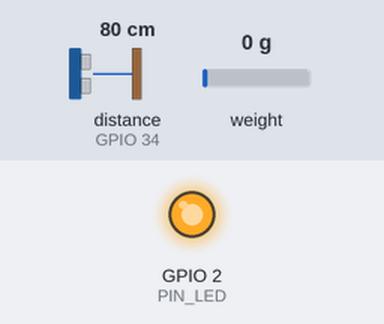
Recording of a sketch running on a simulated ESP32. Shown: output pins drawn as LEDs (lit = HIGH). The inputs (shaded band) are chosen by the test bench; at power-on: distance to the obstacle (sensor on GPIO 34) 80 cm, weight on the scale 0 g. The echo pulse lasts 58.3 µs per cm; WiFi joins after 1.5 s; servers stay silent unless stated; uploads are accepted with an empty reply; the local clock reads 2024-03-15 10:24:30 at power-on unless the sketch sets it; random numbers use the default seed unless the sketch sets one; EEPROM starts erased; pins used as bus, display or sensor lines are not drawn; what the sketch prints to the serial monitor is not drawn.

Above: at 0.5 s.
At 1.6 s:
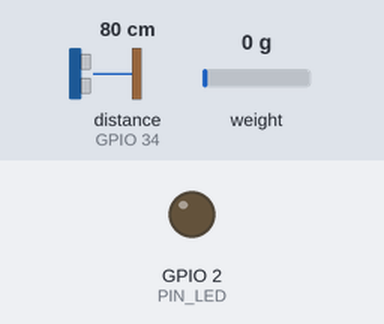
Timing chart, 0 to 124.6 s (numbered marks = the images above):
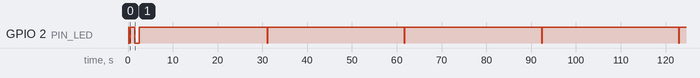

The sketch:

hubcircular_esp32.ino
```cpp
// HubCircular · firmware del contenedor (ESP32 + HX711 + HC-SR04)
// Envía lecturas a la plataforma: POST /api/iot/v1/readings (contrato docs/04 v1, ver mvp/hardware/4_firmware.md).
//
// Requisitos (Arduino IDE):
//   · Placa: "ESP32 Dev Module" (núcleo esp32 de Espressif 3.x)
//   · Biblioteca: "HX711 Arduino Library" de Bogdan Necula (Gestor de bibliotecas)
//   · Copiar config.example.h como config.h y completar Wi-Fi, URL, DEVICE_ID y DEVICE_TOKEN
//   · Calibrar antes con el sketch ../calibracion (guarda cero y factor en la memoria del ESP32)
//
// LED integrado: parpadeo rápido = sin Wi-Fi · encendido = conectado · apagado breve = lectura enviada
//                parpadeo lento = el servidor rechazó la lectura (revisar Monitor serie: token, deviceId…)

#include "config.h"
#include "nivel.h"
#include "peso.h"
#include "red.h"

#define FIRMWARE_VERSION "1.0.0"

// (Sin namespace anónimo: el IDE de Arduino genera prototipos fuera de él y provocaría llamadas ambiguas.)
constexpr unsigned long PERIODO_MS = 500;        // lectura de la balanza
constexpr unsigned long LATIDO_MS = 30000;       // envío aunque no haya cambios ("sigo vivo")
constexpr long CAMBIO_MIN_G = 50;                // igual al umbral de ruido de la plataforma
constexpr unsigned long REINTENTO_MAX_MS = 60000;

unsigned long ultimaLectura = 0;
unsigned long ultimoEnvio = 0;
long ultimoPesoEnviado = -1000000;
bool rechazado = false;

// Lectura pendiente de envío: si falla por red o por el servidor, se reintenta con el MISMO messageId,
// así la plataforma descarta el duplicado si en realidad sí había llegado.
struct Pendiente {
  bool hay = false;
  String json;
  char id[37];
  long peso;
  unsigned long proximoIntento = 0;
  unsigned long espera = 2000;
} pendiente;

static const char* calidadTexto(EstadoPeso e) {
  switch (e) {
    case EstadoPeso::Estable: return "stable";
    case EstadoPeso::Moviendose: return "unstable";
    case EstadoPeso::SinCalibrar: return "uncalibrated";
    default: return "sensor_error";
  }
}

static void prepararLectura(const LecturaPeso& p) {
  char id[37];
  redNuevoUuid(id);
  char hora[25];
  // measuredAt es OBLIGATORIO en el contrato: sin hora NTP no se genera la lectura (se reintenta en la próxima vuelta).
  if (!redHoraIso(hora, sizeof hora)) {
    static unsigned long ultimoAviso = 0;
    if (millis() - ultimoAviso > 10000) {
      ultimoAviso = millis();
      Serial.println("[hora] esperando sincronización NTP para poder enviar…");
    }
    return;
  }

  LecturaNivel n = {false, 0, 0};
#if USAR_ULTRASONICO
  // Con error de la balanza el contrato exige que TODOS los valores vayan en null.
  if (p.estado != EstadoPeso::Error) n = nivelLeer();
#endif

  // Solo se envía un peso si es confiable; con error o sin calibrar va null (no se inventa un cero).
  bool conPeso = (p.estado == EstadoPeso::Estable || p.estado == EstadoPeso::Moviendose) && p.gramos >= 0;

  String j;
  j.reserve(320);
  j += "{\"schemaVersion\":1,\"deviceId\":\"" DEVICE_ID "\",\"messageId\":\"";
  j += id;
  j += "\",\"measuredAt\":";
  j += "\"";
  j += hora;
  j += "\"";
  j += ",\"weightGrams\":";
  j += conPeso ? String(p.gramos) : String("null");
  j += ",\"distanceMm\":";
  j += n.ok ? String(n.distanciaMm) : String("null");
  j += ",\"fillPercent\":";
  j += n.ok ? String(n.llenadoPct, 1) : String("null");
  j += ",\"quality\":\"";
  j += (p.estado == EstadoPeso::Moviendose && !conPeso) ? "unstable" : calidadTexto(p.estado);
  // El contrato v1 es estricto (campos extra → 400): la señal Wi-Fi solo se muestra por Serial.
  j += "\",\"firmwareVersion\":\"" FIRMWARE_VERSION "\"}";

  pendiente.hay = true;
  pendiente.json = j;
  memcpy(pendiente.id, id, sizeof id);
  pendiente.peso = conPeso ? p.gramos : ultimoPesoEnviado;
  pendiente.proximoIntento = 0;
  pendiente.espera = 2000;
  ultimoEnvio = millis();  // el latido cuenta desde que se generó la lectura
}

static void intentarEnvio() {
  if (!pendiente.hay || millis() < pendiente.proximoIntento || !redConectada()) return;
  int code = redEnviarLectura(pendiente.json, pendiente.id);
  if (code >= 200 && code < 300) {
    Serial.printf("[envio] OK %d · Wi-Fi %d dBm · %s\n", code, redRssi(), pendiente.json.c_str());
    ultimoPesoEnviado = pendiente.peso;
    pendiente.hay = false;
    rechazado = false;
    digitalWrite(PIN_LED, LOW);  // destello de confirmación
    delay(80);
  } else if (code == 429 || code >= 500 || code <= 0) {
    pendiente.proximoIntento = millis() + pendiente.espera;
    Serial.printf("[envio] reintento en %lu s (código %d)\n", pendiente.espera / 1000, code);
    pendiente.espera = min(pendiente.espera * 2, REINTENTO_MAX_MS);
  } else {
    // 400/401/403/409: reintentar no lo arregla. Se descarta y se avisa con el LED.
    Serial.printf("[envio] RECHAZADA (%d). Revise DEVICE_ID/DEVICE_TOKEN en config.h o el formato.\n", code);
    pendiente.hay = false;
    rechazado = true;
  }
}

static void actualizarLed() {
  unsigned long t = millis();
  if (!redConectada()) digitalWrite(PIN_LED, (t / 150) % 2);       // rápido: sin Wi-Fi
  else if (rechazado) digitalWrite(PIN_LED, (t / 1000) % 2);       // lento: rechazo del servidor
  else digitalWrite(PIN_LED, HIGH);                                // fijo: todo bien
}

void setup() {
  Serial.begin(115200);
  delay(200);
  Serial.printf("\nHubCircular firmware %s · dispositivo %s\n", FIRMWARE_VERSION, DEVICE_ID);
  pinMode(PIN_LED, OUTPUT);
#if USAR_BALANZA
  pesoIniciar(PIN_HX711_DT, PIN_HX711_SCK);
  if (!pesoCalibrada()) Serial.println("[peso] AVISO: balanza sin calibrar. Cargue el sketch 'calibracion' primero.");
#endif
#if USAR_ULTRASONICO
  nivelIniciar(PIN_US_TRIG, PIN_US_ECHO, NIVEL_DIST_VACIO_MM, NIVEL_DIST_LLENO_MM);
#endif
  redIniciar();
}

void loop() {
  redMantener();
  actualizarLed();

  if (millis() - ultimaLectura >= PERIODO_MS) {
    ultimaLectura = millis();
#if USAR_BALANZA
    LecturaPeso p = pesoLeer();
#else
    LecturaPeso p = {EstadoPeso::SinCalibrar, 0};
#endif
    bool latido = millis() - ultimoEnvio >= LATIDO_MS;
    bool cambio = p.estado == EstadoPeso::Estable && labs(p.gramos - ultimoPesoEnviado) >= CAMBIO_MIN_G;
    // Mientras haya una lectura pendiente no se genera otra (se reintenta la misma).
    if (!pendiente.hay && (cambio || latido)) prepararLectura(p);
  }

  intentarEnvio();
}
```

certificados.h
```cpp
#pragma once
// Certificados RAÍZ con los que el ESP32 valida el HTTPS de la plataforma (no se desactiva la verificación).
//   · GTS Root R1  → dominios *.vercel.app (Google Trust Services).
//   · ISRG Root X1 → dominios propios en Vercel (Let's Encrypt).
// Verificado el 26-11-2026 con openssl s_client -showcerts contra vercel.app y vercel.com: el servidor envía
// la cadena completa hasta estas raíces. Si la plataforma se publica en otro proveedor, agregue aquí su raíz.

static const char ROOT_CA_PEM[] =
// CN=GTS Root R1, O=Google Trust Services LLC, C=US — vence 2036-06-21 — SHA1 E58C1CC4913B38634BE9106EE3AD8E6B9DD9814A
"-----BEGIN CERTIFICATE-----\n"
"MIIFVzCCAz+gAwIBAgINAgPlk28xsBNJiGuiFzANBgkqhkiG9w0BAQwFADBHMQsw\n"
"CQYDVQQGEwJVUzEiMCAGA1UEChMZR29vZ2xlIFRydXN0IFNlcnZpY2VzIExMQzEU\n"
"MBIGA1UEAxMLR1RTIFJvb3QgUjEwHhcNMTYwNjIyMDAwMDAwWhcNMzYwNjIyMDAw\n"
"MDAwWjBHMQswCQYDVQQGEwJVUzEiMCAGA1UEChMZR29vZ2xlIFRydXN0IFNlcnZp\n"
"Y2VzIExMQzEUMBIGA1UEAxMLR1RTIFJvb3QgUjEwggIiMA0GCSqGSIb3DQEBAQUA\n"
"A4ICDwAwggIKAoICAQC2EQKLHuOhd5s73L+UPreVp0A8of2C+X0yBoJx9vaMf/vo\n"
"27xqLpeXo4xL+Sv2sfnOhB2x+cWX3u+58qPpvBKJXqeqUqv4IyfLpLGcY9vXmX7w\n"
"Cl7raKb0xlpHDU0QM+NOsROjyBhsS+z8CZDfnWQpJSMHobTSPS5g4M/SCYe7zUjw\n"
"TcLCeoiKu7rPWRnWr4+wB7CeMfGCwcDfLqZtbBkOtdh+JhpFAz2weaSUKK0Pfybl\n"
"qAj+lug8aJRT7oM6iCsVlgmy4HqMLnXWnOunVmSPlk9orj2XwoSPwLxAwAtcvfaH\n"
"szVsrBhQf4TgTM2S0yDpM7xSma8ytSmzJSq0SPly4cpk9+aCEI3oncKKiPo4Zor8\n"
"Y/kB+Xj9e1x3+naH+uzfsQ55lVe0vSbv1gHR6xYKu44LtcXFilWr06zqkUspzBmk\n"
"MiVOKvFlRNACzqrOSbTqn3yDsEB750Orp2yjj32JgfpMpf/VjsPOS+C12LOORc92\n"
"wO1AK/1TD7Cn1TsNsYqiA94xrcx36m97PtbfkSIS5r762DL8EGMUUXLeXdYWk70p\n"
"aDPvOmbsB4om3xPXV2V4J95eSRQAogB/mqghtqmxlbCluQ0WEdrHbEg8QOB+DVrN\n"
"VjzRlwW5y0vtOUucxD/SVRNuJLDWcfr0wbrM7Rv1/oFB2ACYPTrIrnqYNxgFlQID\n"
"AQABo0IwQDAOBgNVHQ8BAf8EBAMCAYYwDwYDVR0TAQH/BAUwAwEB/zAdBgNVHQ4E\n"
"FgQU5K8rJnEaK0gnhS9SZizv8IkTcT4wDQYJKoZIhvcNAQEMBQADggIBAJ+qQibb\n"
"C5u+/x6Wki4+omVKapi6Ist9wTrYggoGxval3sBOh2Z5ofmmWJyq+bXmYOfg6LEe\n"
"QkEzCzc9zolwFcq1JKjPa7XSQCGYzyI0zzvFIoTgxQ6KfF2I5DUkzps+GlQebtuy\n"
"h6f88/qBVRRiClmpIgUxPoLW7ttXNLwzldMXG+gnoot7TiYaelpkttGsN/H9oPM4\n"
"7HLwEXWdyzRSjeZ2axfG34arJ45JK3VmgRAhpuo+9K4l/3wV3s6MJT/KYnAK9y8J\n"
"ZgfIPxz88NtFMN9iiMG1D53Dn0reWVlHxYciNuaCp+0KueIHoI17eko8cdLiA6Ef\n"
"MgfdG+RCzgwARWGAtQsgWSl4vflVy2PFPEz0tv/bal8xa5meLMFrUKTX5hgUvYU/\n"
"Z6tGn6D/Qqc6f1zLXbBwHSs09dR2CQzreExZBfMzQsNhFRAbd03OIozUhfJFfbdT\n"
"6u9AWpQKXCBfTkBdYiJ23//OYb2MI3jSNwLgjt7RETeJ9r/tSQdirpLsQBqvFAnZ\n"
"0E6yove+7u7Y/9waLd64NnHi/Hm3lCXRSHNboTXns5lndcEZOitHTtNCjv0xyBZm\n"
"2tIMPNuzjsmhDYAPexZ3FL//2wmUspO8IFgV6dtxQ/PeEMMA3KgqlbbC1j+Qa3bb\n"
"bP6MvPJwNQzcmRk13NfIRmPVNnGuV/u3gm3c\n"
"-----END CERTIFICATE-----\n"
// CN=ISRG Root X1, O=Internet Security Research Group, C=US — vence 2035-06-04 — SHA1 CABD2A79A1076A31F21D253635CB039D4329A5E8
"-----BEGIN CERTIFICATE-----\n"
"MIIFazCCA1OgAwIBAgIRAIIQz7DSQONZRGPgu2OCiwAwDQYJKoZIhvcNAQELBQAw\n"
"TzELMAkGA1UEBhMCVVMxKTAnBgNVBAoTIEludGVybmV0IFNlY3VyaXR5IFJlc2Vh\n"
"cmNoIEdyb3VwMRUwEwYDVQQDEwxJU1JHIFJvb3QgWDEwHhcNMTUwNjA0MTEwNDM4\n"
"WhcNMzUwNjA0MTEwNDM4WjBPMQswCQYDVQQGEwJVUzEpMCcGA1UEChMgSW50ZXJu\n"
"ZXQgU2VjdXJpdHkgUmVzZWFyY2ggR3JvdXAxFTATBgNVBAMTDElTUkcgUm9vdCBY\n"
"MTCCAiIwDQYJKoZIhvcNAQEBBQADggIPADCCAgoCggIBAK3oJHP0FDfzm54rVygc\n"
"h77ct984kIxuPOZXoHj3dcKi/vVqbvYATyjb3miGbESTtrFj/RQSa78f0uoxmyF+\n"
"0TM8ukj13Xnfs7j/EvEhmkvBioZxaUpmZmyPfjxwv60pIgbz5MDmgK7iS4+3mX6U\n"
"A5/TR5d8mUgjU+g4rk8Kb4Mu0UlXjIB0ttov0DiNewNwIRt18jA8+o+u3dpjq+sW\n"
"T8KOEUt+zwvo/7V3LvSye0rgTBIlDHCNAymg4VMk7BPZ7hm/ELNKjD+Jo2FR3qyH\n"
"B5T0Y3HsLuJvW5iB4YlcNHlsdu87kGJ55tukmi8mxdAQ4Q7e2RCOFvu396j3x+UC\n"
"B5iPNgiV5+I3lg02dZ77DnKxHZu8A/lJBdiB3QW0KtZB6awBdpUKD9jf1b0SHzUv\n"
"KBds0pjBqAlkd25HN7rOrFleaJ1/ctaJxQZBKT5ZPt0m9STJEadao0xAH0ahmbWn\n"
"OlFuhjuefXKnEgV4We0+UXgVCwOPjdAvBbI+e0ocS3MFEvzG6uBQE3xDk3SzynTn\n"
"jh8BCNAw1FtxNrQHusEwMFxIt4I7mKZ9YIqioymCzLq9gwQbooMDQaHWBfEbwrbw\n"
"qHyGO0aoSCqI3Haadr8faqU9GY/rOPNk3sgrDQoo//fb4hVC1CLQJ13hef4Y53CI\n"
"rU7m2Ys6xt0nUW7/vGT1M0NPAgMBAAGjQjBAMA4GA1UdDwEB/wQEAwIBBjAPBgNV\n"
"HRMBAf8EBTADAQH/MB0GA1UdDgQWBBR5tFnme7bl5AFzgAiIyBpY9umbbjANBgkq\n"
"hkiG9w0BAQsFAAOCAgEAVR9YqbyyqFDQDLHYGmkgJykIrGF1XIpu+ILlaS/V9lZL\n"
"ubhzEFnTIZd+50xx+7LSYK05qAvqFyFWhfFQDlnrzuBZ6brJFe+GnY+EgPbk6ZGQ\n"
"3BebYhtF8GaV0nxvwuo77x/Py9auJ/GpsMiu/X1+mvoiBOv/2X/qkSsisRcOj/KK\n"
"NFtY2PwByVS5uCbMiogziUwthDyC3+6WVwW6LLv3xLfHTjuCvjHIInNzktHCgKQ5\n"
"ORAzI4JMPJ+GslWYHb4phowim57iaztXOoJwTdwJx4nLCgdNbOhdjsnvzqvHu7Ur\n"
"TkXWStAmzOVyyghqpZXjFaH3pO3JLF+l+/+sKAIuvtd7u+Nxe5AW0wdeRlN8NwdC\n"
"jNPElpzVmbUq4JUagEiuTDkHzsxHpFKVK7q4+63SM1N95R1NbdWhscdCb+ZAJzVc\n"
"oyi3B43njTOQ5yOf+1CceWxG1bQVs5ZufpsMljq4Ui0/1lvh+wjChP4kqKOJ2qxq\n"
"4RgqsahDYVvTH9w7jXbyLeiNdd8XM2w9U/t7y0Ff/9yi0GE44Za4rF2LN9d11TPA\n"
"mRGunUHBcnWEvgJBQl9nJEiU0Zsnvgc/ubhPgXRR4Xq37Z0j4r7g1SgEEzwxA57d\n"
"emyPxgcYxn/eR44/KJ4EBs+lVDR3veyJm+kXQ99b21/+jh5Xos1AnX5iItreGCc=\n"
"-----END CERTIFICATE-----\n"
;
```

nivel.cpp
```cpp
#include "nivel.h"

namespace {
int trig, echo, vacio, lleno;

int medirMm() {
  digitalWrite(trig, LOW);
  delayMicroseconds(4);
  digitalWrite(trig, HIGH);
  delayMicroseconds(10);
  digitalWrite(trig, LOW);
  unsigned long us = pulseIn(echo, HIGH, 30000UL);  // máx. ~5 m
  if (us == 0) return -1;
  return (int)(us * 0.343f / 2.0f);  // velocidad del sonido ≈ 0,343 mm/µs (ida y vuelta)
}
}  // namespace

void nivelIniciar(int pinTrig, int pinEcho, int distVacioMm, int distLlenoMm) {
  trig = pinTrig;
  echo = pinEcho;
  vacio = distVacioMm;
  lleno = distLlenoMm;
  pinMode(trig, OUTPUT);
  pinMode(echo, INPUT);
  digitalWrite(trig, LOW);
}

LecturaNivel nivelLeer() {
  int m[5];
  int n = 0;
  for (int i = 0; i < 5; i++) {
    int d = medirMm();
    if (d > 0) m[n++] = d;
    delay(60);  // evita que el eco anterior se lea como el siguiente
  }
  if (n < 3) return {false, 0, 0};
  // Mediana (ordenamiento por inserción, n ≤ 5).
  for (int i = 1; i < n; i++)
    for (int j = i; j > 0 && m[j - 1] > m[j]; j--) {
      int t = m[j]; m[j] = m[j - 1]; m[j - 1] = t;
    }
  int d = m[n / 2];
  // Fuera del rango del contenedor (tapa abierta, mano encima, etc.): no se inventa un porcentaje.
  if (d > vacio + 50 || d < 20) return {false, d, 0};
  float pct = (float)(vacio - d) * 100.0f / (float)(vacio - lleno);
  pct = constrain(pct, 0.0f, 100.0f);
  return {true, d, pct};
}
```

nivel.h
```cpp
#pragma once
#include <Arduino.h>

// Sensor ultrasónico HC-SR04: distancia al contenido y % de llenado estimado.
struct LecturaNivel {
  bool ok;              // false si no hubo eco o la distancia está fuera del contenedor (p. ej. tapa abierta)
  int distanciaMm;
  float llenadoPct;     // 0–100
};

void nivelIniciar(int pinTrig, int pinEcho, int distVacioMm, int distLlenoMm);
// Mediana de 5 mediciones (~300 ms).
LecturaNivel nivelLeer();
```

peso.cpp
```cpp
#include "peso.h"
#include <HX711.h>        // Biblioteca "HX711 Arduino Library" (Bogdan Necula / bogde)
#include <Preferences.h>

namespace {
HX711 balanza;
bool calibrada = false;
float factor = 1.0f;   // cuentas por gramo
long cero = 0;         // lectura cruda con la plataforma vacía

constexpr int VENTANA = 4;          // 4 lecturas × 500 ms = 2 s
constexpr long ESTABLE_MAX_G = 20;  // variación máxima dentro de la ventana
constexpr long RUIDO_NEGATIVO_G = 50;

long ventana[VENTANA];
int llenas = 0;
int pos = 0;
}  // namespace

void pesoIniciar(int pinDt, int pinSck) {
  balanza.begin(pinDt, pinSck);
  Preferences prefs;
  prefs.begin("balanza", true);
  calibrada = prefs.getBool("calibrada", false);
  factor = prefs.getFloat("factor", 1.0f);
  cero = prefs.getLong("cero", 0);
  prefs.end();
  if (factor == 0.0f) calibrada = false;
  Serial.printf("[peso] calibrada=%s factor=%.4f cero=%ld\n", calibrada ? "si" : "no", factor, cero);
}

bool pesoCalibrada() { return calibrada; }

LecturaPeso pesoLeer() {
  if (!balanza.wait_ready_timeout(1000)) {
    llenas = 0;
    return {EstadoPeso::Error, 0};
  }
  long crudo = balanza.read_average(10);
  if (!calibrada) return {EstadoPeso::SinCalibrar, 0};

  long g = lroundf((crudo - cero) / factor);
  // Pequeños negativos son ruido alrededor de cero; negativos grandes indican un problema (o alguien levantando la plataforma).
  if (g < 0 && g > -RUIDO_NEGATIVO_G) g = 0;

  ventana[pos] = g;
  pos = (pos + 1) % VENTANA;
  if (llenas < VENTANA) llenas++;

  if (g < 0 || llenas < VENTANA) return {EstadoPeso::Moviendose, g};
  long mn = ventana[0], mx = ventana[0];
  for (int i = 1; i < VENTANA; i++) {
    mn = min(mn, ventana[i]);
    mx = max(mx, ventana[i]);
  }
  if (mx - mn >= ESTABLE_MAX_G) return {EstadoPeso::Moviendose, g};
  // Valor estable = promedio de la ventana (más estable que la última muestra sola).
  long suma = 0;
  for (int i = 0; i < VENTANA; i++) suma += ventana[i];
  return {EstadoPeso::Estable, lround((double)suma / VENTANA)};
}
```

peso.h
```cpp
#pragma once
#include <Arduino.h>

// Balanza: HX711 + celda de carga. La calibración (cero de la plataforma VACÍA, sin contenedor, y factor)
// la guarda el sketch `calibracion` en la memoria no volátil (Preferences, espacio "balanza").
// Por eso el peso enviado es el BRUTO: contenedor + residuos. La tara del contenedor la conoce la plataforma.

enum class EstadoPeso { Estable, Moviendose, SinCalibrar, Error };

struct LecturaPeso {
  EstadoPeso estado;
  long gramos;  // válido solo si estado es Estable o Moviendose
};

void pesoIniciar(int pinDt, int pinSck);
// Hace una lectura (promedio de 10 muestras, ~100 ms) y actualiza la ventana de estabilidad.
LecturaPeso pesoLeer();
bool pesoCalibrada();
```

red.h
```cpp
#pragma once
#include <Arduino.h>

// Wi-Fi, hora (NTP) y envío HTTPS de lecturas a POST /api/iot/v1/readings (contrato docs/04 v1).

void redIniciar();
// Llamar en cada vuelta del loop: reconecta el Wi-Fi cada 5 s si se perdió (sin bloquear los sensores).
void redMantener();
bool redConectada();
int redRssi();

// Fecha/hora UTC en ISO-8601 ("2026-11-26T20:30:00Z"); false si el reloj aún no se sincronizó por NTP.
bool redHoraIso(char* out, size_t len);

// UUID v4 aleatorio (identificador único de cada lectura).
void redNuevoUuid(char out[37]);

// Resultado de un envío:
//   >= 200 y < 300 → aceptado (202; con duplicate:true si ya estaba guardado)
//   429 / >= 500 / <= 0 (sin red, DNS, TLS, tiempo agotado) → conviene REINTENTAR con el mismo mensaje
//   otros 4xx → el servidor lo rechazó; reintentar no sirve (revisar token, deviceId o datos)
int redEnviarLectura(const String& json, const char* messageId);
```

config.example.h
```cpp
#pragma once
// Plantilla de configuración. Copie este archivo como `config.h` (en esta misma carpeta) y complete los valores.
// `config.h` NO se sube a GitHub (está en .gitignore): contiene la clave del Wi-Fi y el token del dispositivo.

// --- Wi-Fi (solo redes de 2,4 GHz) ---------------------------------------------------------------
#define WIFI_SSID "HubCircular-Demo"
#define WIFI_PASS "cambiar"

// --- Plataforma ----------------------------------------------------------------------------------
// URL base de la plataforma, SIN barra final. En producción debe ser https:// (se valida el certificado).
// Para pruebas en red local se acepta http://<IP-del-notebook>:3000
#define SERVER_BASE_URL "https://hub-circular.vercel.app"

// Código y token del dispositivo. Se obtienen con:
//   Plataforma → Dispositivos → Crear (administrador). Use el contenedor REAL donde va la balanza.
// El token se muestra una sola vez. No lo imprima por Serial ni lo comparta.
#define DEVICE_ID    "HUB-ESP32-001"
#define DEVICE_TOKEN "hcd_pegar_aqui_el_token"

// --- Sensores (1 = conectado, 0 = no conectado) --------------------------------------------------
#define USAR_BALANZA     1
#define USAR_ULTRASONICO 1

// --- Pines (mvp/hardware/3_conexiones.md) --------------------------------------------------------
#define PIN_HX711_DT  19
#define PIN_HX711_SCK 18
#define PIN_US_TRIG   5
#define PIN_US_ECHO   34   // a través del divisor de voltaje 1 kΩ / 2 kΩ
#define PIN_LED       2

// --- Geometría del contenedor para el % de llenado (medir con el contenedor montado) ------------
#define NIVEL_DIST_VACIO_MM 400  // distancia del sensor al fondo con el contenedor vacío
#define NIVEL_DIST_LLENO_MM 60   // distancia a la que se considera 100 % lleno
```

Source omitted: red.cpp (3153 bytes)

Measured:
- by itself, GPIO 2 (PIN_LED): goes HIGH 0.09 s, LOW 0.15 s, HIGH 1.1 s, LOW 1.0 s, 4 × (HIGH 28.6 s, LOW 0.08 s), then HIGH
